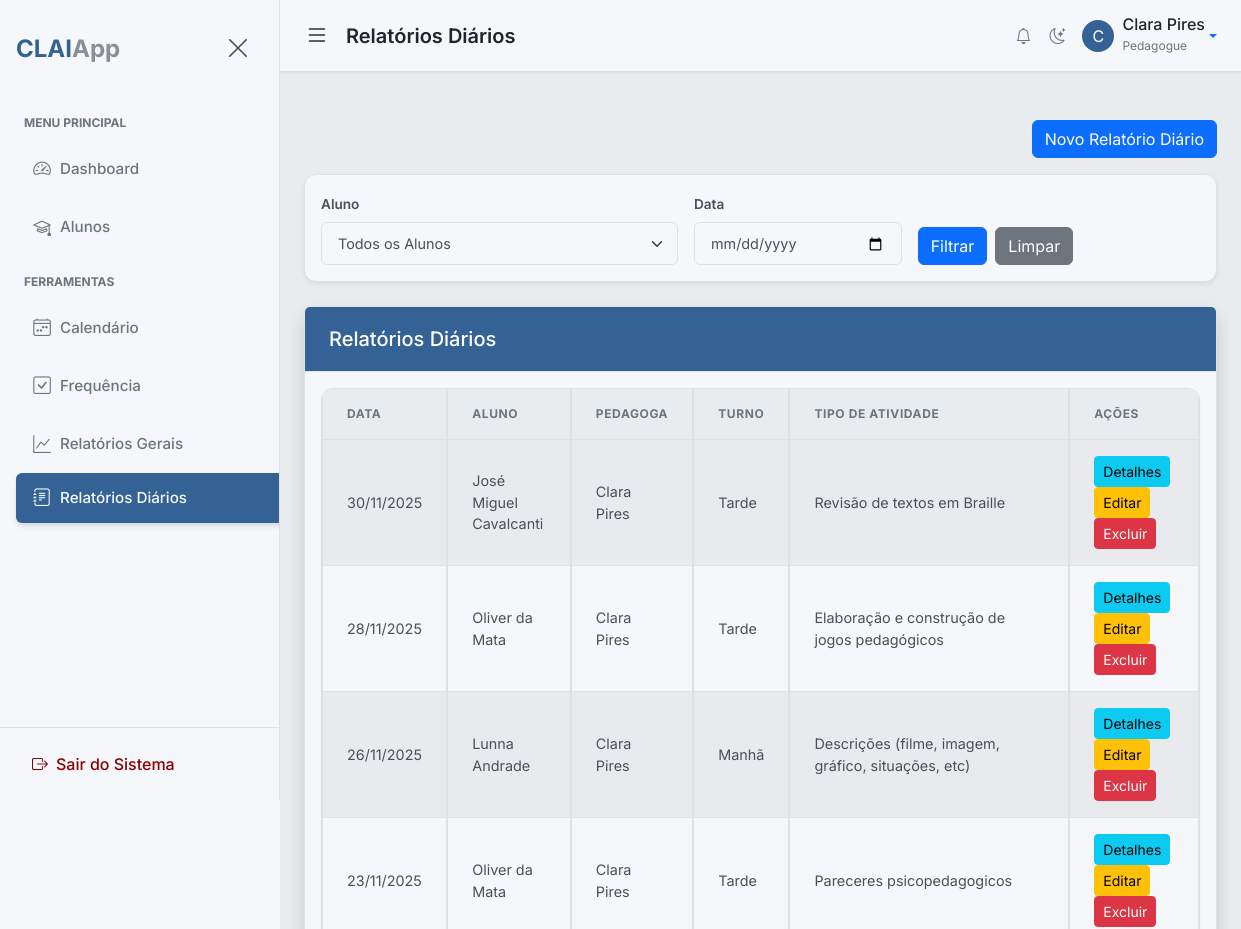
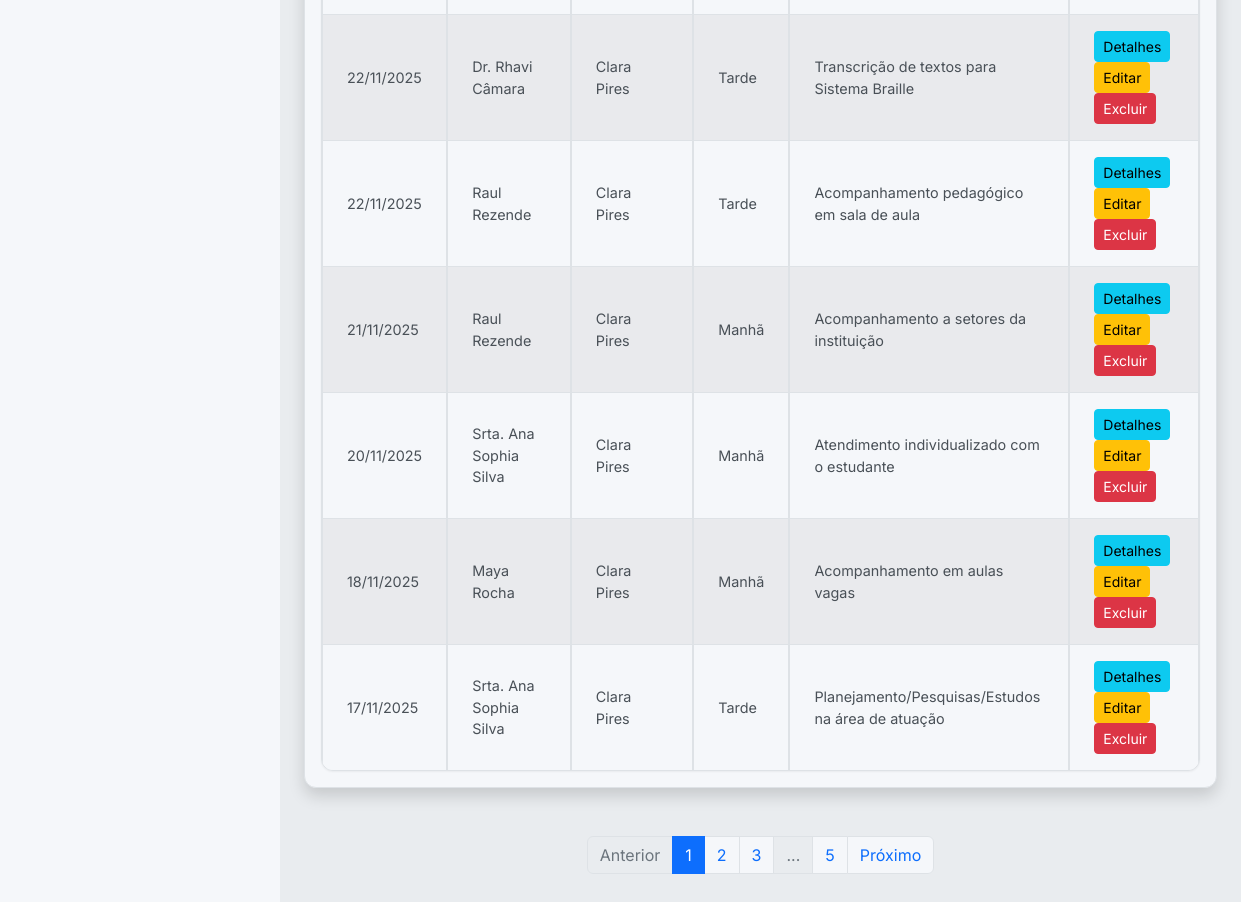
/daily-reports (signed in), run on the app's committed database (2 pictures, top to bottom).
### app/models.py (models this page shows)
class BaseModel(Model):
    class Meta:
        database = db

class User(UserMixin, BaseModel):
    username = CharField(unique=True)
    email = CharField(unique=True)
    password = CharField()
    name = CharField()
    profile_picture = CharField(default='default_profile.png')
    role = CharField(default='pedagogue')  # 'admin', 'pedagogue'
    def get_id(self):
        return str(self.id)
    class Meta:
        table_name = 'users'

class DailyReport(BaseModel):
    student = ForeignKeyField(Student, backref='daily_reports')
    pedagogue = ForeignKeyField(User, backref='daily_reports')
    date = DateField(default=datetime.date.today)
    shift = CharField()
    activity_type = CharField()
    difficulties = TextField(null=True)
    actions_taken = TextField(null=True)
    participants = TextField(null=True)
    observations = TextField(null=True)
    professional_role = CharField(null=True)
    class Meta:
        table_name = 'daily_reports'

class Student(BaseModel):
    name = CharField()
    matricula = CharField(unique=True)
    dob = DateField()  # Date of Birth
    cid = CharField(null=True)  # International Classification of Diseases
    email = CharField(null=True)
    phone = CharField(null=True)
    grade = CharField(null=True)  # Turma
    course = CharField(null=True)
    responsible_name = CharField(null=True)
    responsible_phone = CharField(null=True)
    responsible_email = CharField(null=True)
    responsible_cpf = CharField(null=True) # Responsible CPF field added
    pedagogue = ForeignKeyField(User, backref='students', null=True)  # Assign a primary pedagogue
    student_picture = CharField(default='default_student.png')
    specific_needs_description = TextField(null=True)  # New field for RF05
    class Meta:
        table_name = 'students'

### app/routes.py (the view)
@bp.route('/daily-reports')
@login_required
def list_daily_reports():
    page = request.args.get('page', 1, type=int)
    per_page = Config.PAGINATION_PER_PAGE
    selected_student_id = request.args.get('student_id', type=int)
    selected_date_str = request.args.get('date', '')
    if current_user.role == 'admin':
        reports_query = DailyReport.select().order_by(DailyReport.date.desc())
        students = Student.select().order_by(Student.name)
    else:
        reports_query = DailyReport.select().where(DailyReport.pedagogue == current_user).order_by(DailyReport.date.desc())
        students = Student.select().where(Student.pedagogue == current_user).order_by(Student.name)
    if selected_student_id:
        reports_query = reports_query.where(DailyReport.student == selected_student_id)
    if selected_date_str:
        try:
            selected_date = datetime.datetime.strptime(selected_date_str, '%Y-%m-%d').date()
            reports_query = reports_query.where(DailyReport.date == selected_date)
        except ValueError:
            flash('Formato de data inválido. Use AAAA-MM-DD.', 'warning')
    total_reports = reports_query.count()
    total_pages = (total_reports + per_page - 1) // per_page
    reports = reports_query.paginate(page, per_page)
    paginator_args = {}
    if selected_student_id:
        paginator_args['student_id'] = selected_student_id
    if selected_date_str:
        paginator_args['date'] = selected_date_str
    paginator = {
        'page': page,
        'total_pages': total_pages,
        'route': 'main.list_daily_reports',
        'args': paginator_args
    }
    activity_choices_map = {choice[0]: choice[1] for choice in Config.DAILY_LOG_ACTIVITY_CHOICES}
    return render_template(
        'daily_reports/list_daily_reports.html',
        title='Relatórios Diários',
        reports=reports,
        paginator=paginator,
        students=students,
        selected_student_id=selected_student_id,
        selected_date=selected_date_str,
        activity_choices_map=activity_choices_map
    )

### app/templates/daily_reports/list_daily_reports.html (shortened to what this page needs)
{% extends "base.html" %}
{% block page_heading %}Relatórios Diários{% endblock %}
{% block content %}
<div class="row my-4">
    <div class="col-md-12">
        <div class="d-flex justify-content-end mb-3">
            <a href="{{ url_for('main.add_daily_report') }}" class="btn btn-primary">Novo Relatório Diário</a>
        </div>
        <div class="card shadow-sm mb-4">
            <div class="card-body">
                <form method="GET" action="{{ url_for('main.list_daily_reports') }}">
                    <div class="row g-3 align-items-end">
                        <div class="col-md-5">
                            <label for="student_id" class="form-label">Aluno</label>
                            <select name="student_id" id="student_id" class="form-select">
                                <option value="">Todos os Alunos</option>
                            </select>
                        </div>
                        <div class="col-md-3">
                            <label for="date" class="form-label">Data</label>
                            <input type="date" name="date" id="date" class="form-control" value="{{ selected_date or '' }}">
                        </div>
                        <div class="col-md-4 d-flex align-items-end">
                            <button type="submit" class="btn btn-primary me-2">Filtrar</button>
                            <a href="{{ url_for('main.list_daily_reports') }}" class="btn btn-secondary">Limpar</a>
                        </div>
                    </div>
                </form>
            </div>
        </div>
        <div class="card shadow mb-4">
            <div class="card-header bg-primary text-white">
                <h5 class="mb-0">Relatórios Diários</h5>
            </div>
            <div class="card-body">
                <div class="table-responsive">
                    <table class="table table-striped table-bordered">
                        <thead>
                            <tr>
                                <th scope="col">Data</th>
                                <th scope="col">Aluno</th>
                                <th scope="col">Pedagoga</th>
                                <th scope="col">Turno</th>
                                <th scope="col">Tipo de Atividade</th>
                                <th scope="col">Ações</th>
                            </tr>
                        </thead>
                        <tbody>
                            {% for report in reports %}
                            <tr>
                                <td>{{ report.date.strftime('%d/%m/%Y') }}</td>
                                <td>{{ report.student.name }}</td>
                                <td>{{ report.pedagogue.name }}</td>
                                <td>{{ report.shift }}</td>
                                <td>{{ activity_choices_map.get(report.activity_type, report.activity_type) }}</td>
                                <td>
                                    <a href="{{ url_for('main.view_daily_report', report_id=report.id) }}" class="btn btn-info btn-sm">Detalhes</a>
                                    {% if report.pedagogue == current_user or current_user.role == 'admin' %}
                                        <a href="{{ url_for('main.edit_daily_report', report_id=report.id) }}" class="btn btn-warning btn-sm">Editar</a>
                                        <form action="{{ url_for('main.delete_daily_report', report_id=report.id) }}" method="POST" style="display:inline;">
                                            <button type="submit" class="btn btn-danger btn-sm" onclick="return confirm('Tem certeza que deseja excluir este relatório?');">Excluir</button>
                                        </form>
                                    {% endif %}
                                </td>
                            </tr>
                            {% else %}
                            <tr>
                                <td colspan="6">Nenhum relatório diário registrado.</td>
                            </tr>
                            {% endfor %}
                        </tbody>
                    </table>
                </div>
            </div>
        </div>
    </div>
</div>
{% endblock %}

### app/templates/base.html (shortened to what this page needs)
{% from "macros/pagination_macros.html" import render_pagination %}
<!DOCTYPE html>
<html lang="pt-br" data-bs-theme="light"{% block html_attribs %}{% endblock %}>
<head>
    <link href="https://cdn.jsdelivr.net/npm/bootstrap@5.3.8/dist/css/bootstrap.min.css" rel="stylesheet"
>
    <link rel="stylesheet" href="https://cdn.jsdelivr.net/npm/bootstrap-icons@1.11.1/font/bootstrap-icons.css">
    <link href='https://cdn.jsdelivr.net/npm/fullcalendar@6.1.19/main.min.css' rel='stylesheet' />
    <link rel="stylesheet" href="https://cdnjs.cloudflare.com/ajax/libs/font-awesome/6.5.1/css/all.min.css" />
    <link rel="stylesheet" href="{{ url_for('static', filename='css/style.css') }}">
    <link rel="stylesheet" href="{{ url_for('static', filename='css/print.css') }}" media="print">
    <link rel="stylesheet" href="https://cdn.jsdelivr.net/npm/pace-js@latest/pace-theme-default.min.css">
    <link rel="stylesheet" href="https://cdnjs.cloudflare.com/ajax/libs/animate.css/4.1.1/animate.min.css"/>
</head>
<body class="d-flex" id="wrapper"{% block body_attribs %}{% endblock %}>
    {% block body %}
    <div id="sidebar-wrapper">
        <div class="sidebar-heading d-flex justify-content-between align-items-center py-4 px-3">
            <div class="fw-bold fs-4 text-primary tracking-tight">
                {{ config.APP_BASE_NAME }}<span class="text-body text-opacity-50">{{ config.APP_SUFFIX }}</span>
            </div>
            <button class="btn btn-link text-secondary" id="sidebar-close">
                <i class="bi bi-x-lg fs-4"></i>
            </button>
        </div>
        <div class="list-group list-group-flush my-3">
            <small class="text-uppercase text-muted fw-bold px-4 mb-2" style="font-size: 0.75rem;">Menu
                Principal</small>
            <a href="{{ url_for('main.dashboard') }}"
                class="list-group-item list-group-item-action {% if request.endpoint == 'main.dashboard' %}active{% endif %}">
                <i class="bi bi-speedometer2 me-2"></i>Dashboard
            </a>
            <a href="{{ url_for('main.list_students') }}"
                class="list-group-item list-group-item-action {% if request.endpoint == 'main.list_students' %}active{% endif %}">
                <i class="bi bi-mortarboard me-2"></i>Alunos
            </a>
            <small class="text-uppercase text-muted fw-bold px-4 mb-2 mt-3"
                style="font-size: 0.75rem;">Ferramentas</small>
            <a href="{{ url_for('main.calendar') }}"
                class="list-group-item list-group-item-action {% if request.endpoint == 'main.calendar' %}active{% endif %}">
                <i class="bi bi-calendar4-week me-2"></i>Calendário
            </a>
            <a href="{{ url_for('main.mark_attendance') }}"
                class="list-group-item list-group-item-action {% if request.endpoint == 'main.mark_attendance' %}active{% endif %}">
                <i class="bi bi-check-square me-2"></i>Frequência
            </a>
            <a href="{{ url_for('main.list_general_reports') }}"
                class="list-group-item list-group-item-action {% if request.endpoint == 'main.list_general_reports' %}active{% endif %}">
                <i class="bi bi-graph-up me-2"></i>Relatórios Gerais
            </a>
            <a href="{{ url_for('main.list_daily_reports') }}"
                class="list-group-item list-group-item-action {% if 'daily_report' in request.endpoint %}active{% endif %}">
                <i class="bi bi-journal-text me-2"></i>Relatórios Diários
            </a>
        </div>
        <div class="mt-auto p-3 border-top">
            <a href="{{ url_for('main.logout') }}"
                class="d-flex align-items-center text-decoration-none text-danger px-3 py-2 rounded hover-bg-light">
                <i class="bi bi-box-arrow-right me-2"></i>
                <span class="fw-medium">Sair do Sistema</span>
            </a>
        </div>
    </div>
    <div id="page-content-wrapper">
        <nav class="navbar navbar-expand-lg main-navbar px-4">
            <div class="d-flex align-items-center w-100">
                <button class="btn btn-link text-body p-0 me-3" id="menu-toggle">
                    <i class="bi bi-list fs-4"></i>
                </button>
                <h1 class="h5 m-0 fw-semibold text-body">{% block page_heading %}Visão Geral{% endblock %}</h1>
                <div class="ms-auto d-flex align-items-center gap-3">
                    {% if current_user.is_authenticated %}
                    <a href="{{ url_for('main.list_notifications') }}" class="btn btn-link text-body-secondary p-0 position-relative" title="Notificações">
                        <i class="bi bi-bell"></i>
                    </a>
                    {% endif %}
                    <button class="btn btn-link text-body-secondary p-0" id="theme-toggle" title="Alternar Tema">
                        <i class="bi bi-moon-stars"></i>
                    </button>
                    <div class="dropdown">
                        <a class="d-flex align-items-center text-decoration-none dropdown-toggle" href="#" role="button"
                            data-bs-toggle="dropdown" aria-expanded="false">
                            <div class="avatar bg-primary text-white rounded-circle d-flex align-items-center justify-content-center me-2"
                                style="width: 32px; height: 32px;">
                                {% if current_user.is_authenticated %}
                                {{ current_user.name[0] | upper }}
                                {% else %}
                                <i class="bi bi-person"></i>
                                {% endif %}
                            </div>
                            <div class="d-none d-md-block">
                                {% if current_user.is_authenticated %}
                                <span class="fw-medium text-body d-block" style="line-height: 1;">{{
                                    current_user.name }}</span>
                                <small class="text-muted" style="font-size: 0.75rem;">{{ current_user.role |
                                    capitalize }}</small>
                                {% else %}
                                <span class="fw-medium text-body d-block" style="line-height: 1;">Convidado</span>
                                <small class="text-muted" style="font-size: 0.75rem;">Não Autenticado</small>
                                {% endif %}
                            </div>
                        </a>
                    </div>
                </div>
            </div>
        </nav>
        <main class="container-fluid px-4 py-4 animate__animated animate__fadeIn">
            {% block content %}{% endblock %}
            {% block pagination %}
            {% if paginator %}
                {{ render_pagination(paginator) }}
            {% endif %}
            {% endblock %}
        </main>
    </div>
    {% endblock %}
</body>
</html>

### data on the page
User: name "C", name "Clara Pires", role "Pedagogue"
DailyReport: date "30/11/2025", student.name "José Miguel Cavalcanti", pedagogue.name "Clara Pires", shift "Tarde", get "Revisão de textos em Braille"
DailyReport: date "28/11/2025", student.name "Oliver da Mata", pedagogue.name "Clara Pires", shift "Tarde", get "Elaboração e construção de jogos pedagógicos"
DailyReport: date "26/11/2025", student.name "Lunna Andrade", pedagogue.name "Clara Pires", shift "Manhã", get "Descrições (filme, imagem, gráfico, situações, etc)"
DailyReport: date "23/11/2025", student.name "Oliver da Mata", pedagogue.name "Clara Pires", shift "Tarde", get "Pareceres psicopedagogicos"
DailyReport: date "22/11/2025", student.name "Dr. Rhavi Câmara", pedagogue.name "Clara Pires", shift "Tarde", get "Transcrição de textos para Sistema Braille"
DailyReport: date "22/11/2025", student.name "Raul Rezende", pedagogue.name "Clara Pires", shift "Tarde", get "Acompanhamento pedagógico em sala de aula"
DailyReport: date "21/11/2025", student.name "Raul Rezende", pedagogue.name "Clara Pires", shift "Manhã", get "Acompanhamento a setores da instituição"
DailyReport: date "20/11/2025", student.name "Srta. Ana Sophia Silva", pedagogue.name "Clara Pires", shift "Manhã", get "Atendimento individualizado com o estudante"
DailyReport: date "18/11/2025", student.name "Maya Rocha", pedagogue.name "Clara Pires", shift "Manhã", get "Acompanhamento em aulas vagas"
DailyReport: date "17/11/2025", student.name "Srta. Ana Sophia Silva", pedagogue.name "Clara Pires", shift "Tarde", get "Planejamento/Pesquisas/Estudos na área de atuação"

### other printed values
{{ config.APP_BASE_NAME }} "CLAI"
{{ config.APP_SUFFIX }} "App"
{{ p }} "1" "2" "3" "5"
